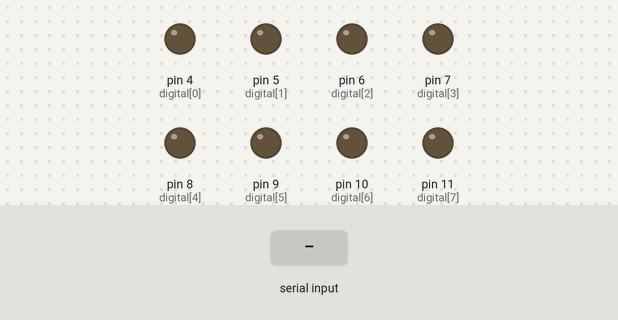
This sketch was run on a simulated Arduino Uno, built with avr-gcc and run on an emulated ATmega328P. Shown: output pins drawn as LEDs (lit = HIGH). The test bench sets the inputs (shaded band).

Above: at 1.2 s.
1.3 s: byte 30 received over Serial
At 1.6 s:
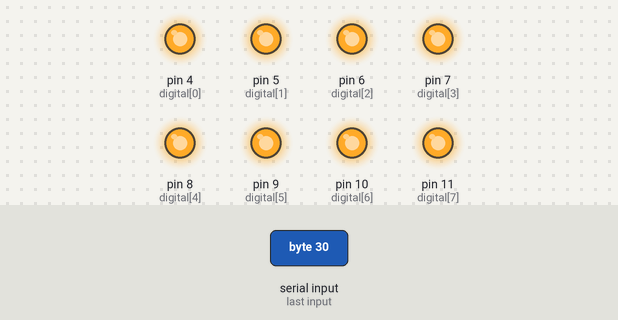
Timing chart, 0 to 4.3 s (numbered marks = the images above; inputs shaded):
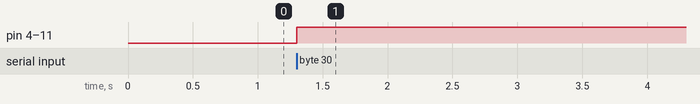

The sketch:

Arduino_LEDs.ino
```cpp
/*
Eletriclabor Tecnologia

Protocolo para 8 sensores digitais. A comunicação é feita entre
um arduino com 8 botoes digitais e outro arduino com 8 leds
codigo para o arduino com 8 LEDs

criado   Nov 2019
por Wanderson D. Lopes
modificado set 2022
por Wanderson D. Lopes
*/


/*
Protocolo para 8 sensores digitais. A comunicação é feita entre
um arduino com 8 botoes digitais e outro arduino com 8 leds

Esse codigo é para o arduino com 8 LEDs

*/

int digital[] = {4,5,6,7,8,9,10,11};

int response[8] = {0};

byte contents = 0;


void setup() {
  Serial.begin(115200);

  for(int i=0; i<8; i+=1)
    pinMode(digital[i], OUTPUT);

}

void loop() {

  if(Serial.available())
  {
    contents = Serial.read();

    for(int i=0; i<8; i+=1)
      response[i] = contents & (0x01 << 1);// passamos a mascara - shift left

    for(int i=0; i<8; i+=1)
      digitalWrite(digital[i], response[1]);
  }

}
```

Measured:
- after the input at 1.3 s, pin 4 (digital[0]), pin 5 (digital[1]), pin 6 (digital[2]), pin 7 (digital[3]), pin 8 (digital[4]), pin 9 (digital[5]), pin 10 (digital[6]), pin 11 (digital[7]): LOW → HIGH at once
